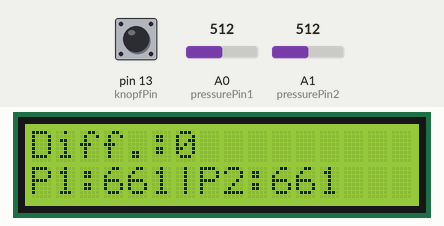
This sketch was run on a simulated Arduino Uno, built with avr-gcc and run on an emulated ATmega328P. Shown: 16×2 character LCD. The test bench sets the inputs (shaded band); at power-on: A1 (pressurePin2) = 512, A0 (pressurePin1) = 512, pin 13 (knopfPin) LOW. What the sketch prints to the serial monitor is not drawn.

Above: at 1.2 s.
1.3 s: A1 (pressurePin2) set to 529
At 2.5 s:
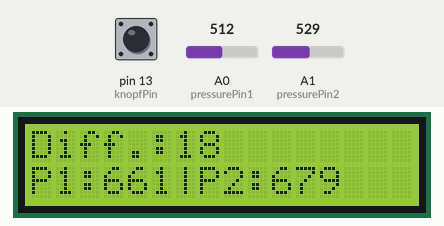
2.8 s: A0 (pressurePin1) set to 604
At 3.7 s:
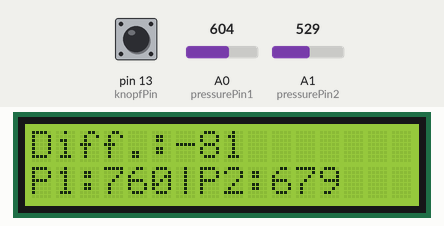
4.3 s: A0 (pressurePin1) set to 630
At 5.4 s:
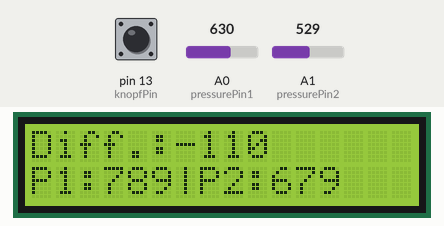
5.8 s: pin 13 (knopfPin) pulled HIGH for 0.15 s
At 7.0 s:
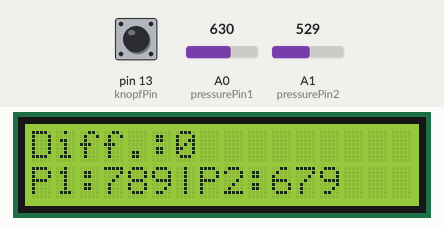
7.4 s: A1 (pressurePin2) set to 511
At 8.4 s:
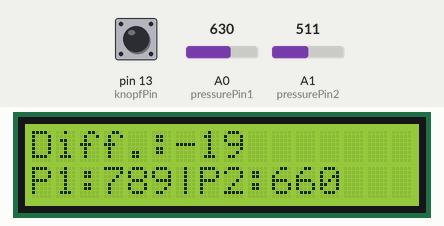
8.9 s: pin 13 (knopfPin) pulled HIGH for 1 s
At 10.6 s:
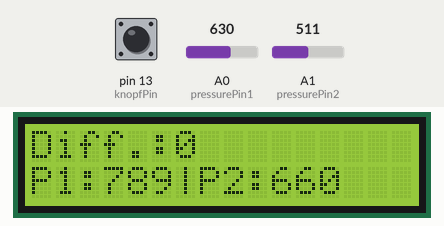
Timing chart, 0 to 12.1 s (numbered marks = the images above; inputs shaded):
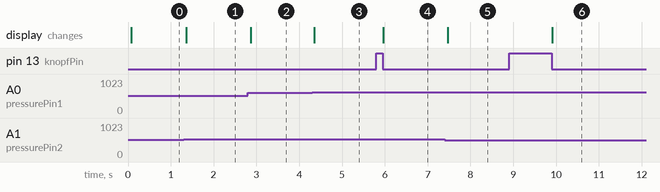

Measured:
- after the input at 1.3 s, the display: changes after 0.06 s (image 1)
- after the input at 2.8 s, the display: changes after 0.06 s (image 2)
- after the input at 4.3 s, the display: changes after 0.05 s (image 3)
- after the input at 5.8 s, the display: changes after 0.16 s (image 4)
- after the input at 7.4 s, the display: changes after 0.06 s (image 5)
- after the input at 8.9 s, the display: changes after 1.0 s (image 6)

The sketch:

program.ino
```cpp
#include <LiquidCrystal.h>
LiquidCrystal lcd(7, 8, 9, 10, 11, 12);
#define knopfPin 13
#define pressurePin1 A0
#define pressurePin2 A1
int bias = 0;
bool gedrueckt = false;
String content[] = {"",""};

void setup() {
  // put your setup code here, to run once:
  lcd.begin(16, 2);
  pinMode(pressurePin1, INPUT);
  pinMode(pressurePin2, INPUT);
  Serial.begin(9600);
}
void setDisplay(int displayID, String text){
  if ( content[displayID] == text ) return;
  content[displayID] = text;
  lcd.setCursor(0,displayID);
  lcd.print(text+"                       ");
}
void setDisplay(int displayID, float text)
  {return setDisplay(displayID, (String)text);}

void setDisplay(int displayID, int text)
  {return setDisplay(displayID, (String)text);}

int druckInmBar(int pin){ // Pbar = (10*Vout/Vs +0.95)/9
  float pressure = analogRead(pin);
  return (int)((10*pressure/1024.0+0.95)/.009);
}

void durchlauf(){
  int pressure1 = druckInmBar(pressurePin1);
  int pressure2 = druckInmBar(pressurePin2);
  int difference = pressure2 - pressure1 + bias;
  Serial.print("Diff:"+(String)difference);
  Serial.print(",P1:"+(String)pressure1);
  Serial.print(",P2:"+(String)pressure2);
  Serial.println(",bias:"+(String)(-bias));
  setDisplay(0,"Diff.:"+(String)difference);
  setDisplay(1,"P1:"+(String)pressure1+"|P2:"+(String)pressure2);
}
void setBias(){
  float pressure1 = druckInmBar(pressurePin1);
  float pressure2 = druckInmBar(pressurePin2);
  bias = pressure1 - pressure2;
}

void loop() {
  delay(1);
  durchlauf();
  gedrueckt = digitalRead(knopfPin);
  if (gedrueckt){
    while(gedrueckt){gedrueckt = digitalRead(knopfPin);}
    setBias();
    Serial.println(bias);
  }
}
```
